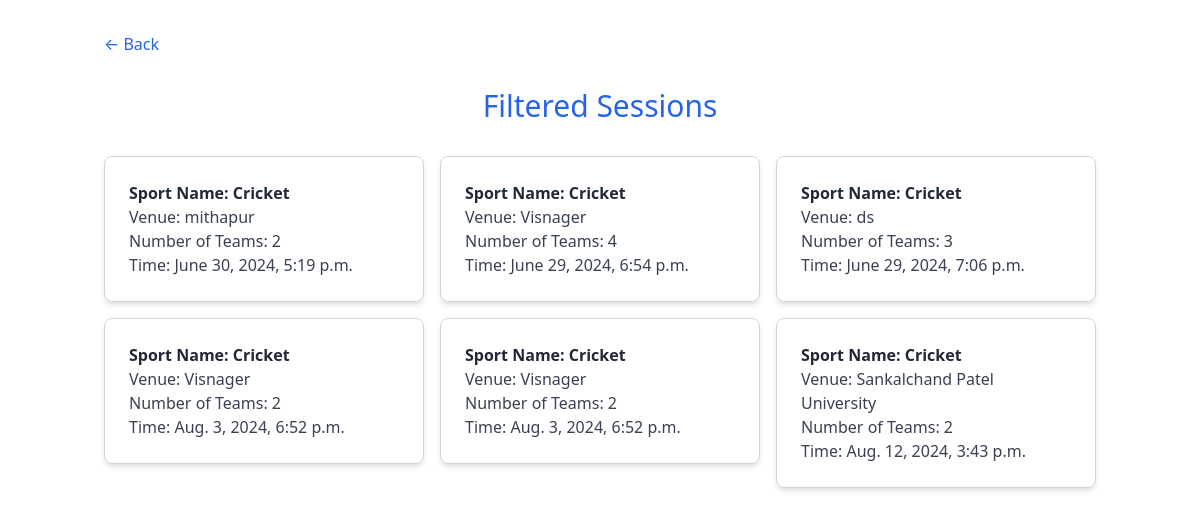
Screenshot of /filtered_sessions/1/ (signed in) with the database file from the repository.
### authentication/models.py (models this page shows, shortened)
class Session(models.Model):
    sport_name = models.CharField(max_length=100)
    venue = models.CharField(max_length=100)
    number_of_teams = models.IntegerField()
    time = models.DateTimeField()

### authentication/views.py (the view)
    def _wrapped_view(request, *args, **kwargs):
        if not request.user.is_authenticated:
            messages.info(request, "Please sign in to access this page.")
            return redirect(settings.LOGIN_URL)
        return view_func(request, *args, **kwargs)

### authentication/views.py (called while the page is built)
def login_required(view_func):
    def _wrapped_view(request, *args, **kwargs):
        if not request.user.is_authenticated:
            messages.info(request, "Please sign in to access this page.")
            return redirect(settings.LOGIN_URL)
        return view_func(request, *args, **kwargs)
    return _wrapped_view

@login_required
def filtered_sessions(request, sport_id):
    try:
        sport = Sport.objects.get(id=sport_id)
        sessions = Session.objects.filter(sport_name=sport.sport_name)
        return render(request, 'filtered_sessions.html', {'sessions': sessions})
    except Sport.DoesNotExist:
        return render(request, 'filtered_sessions.html', {'sessions': None})

### templates/filtered_sessions.html (shortened to what this page needs)
<!DOCTYPE html>
<html lang="en">
  <head>
    <link
      href="https://cdn.jsdelivr.net/npm/tailwindcss@2.2.19/dist/tailwind.min.css"
      rel="stylesheet" />
  </head>
  <body class="bg-white text-gray-900">
    <div class="container mx-auto px-4 py-8">
      <a href="/player" class="text-blue-600 hover:underline">&larr; Back</a>
      <h1 class="text-3xl text-center text-blue-600 mt-8">Filtered Sessions</h1>
      <div class="mt-8">
        {% if sessions %}
        <ul class="grid grid-cols-1 gap-4 md:grid-cols-2 lg:grid-cols-3">
          {% for session in sessions %}
          <li>
            <div class="bg-white shadow-md rounded-lg p-6 border border-gray-300">
              <p class="font-bold text-gray-800">Sport Name: {{ session.sport_name }}</p>
              <p class="text-gray-700">Venue: {{ session.venue }}</p>
              <p class="text-gray-700">Number of Teams: {{ session.number_of_teams }}</p>
              <p class="text-gray-700">Time: {{ session.time }}</p>
            </div>
          </li>
          {% endfor %}
        </ul>
        {% else %}
        <p class="text-center text-gray-800 mt-4">No sessions found for the selected sport.</p>
        {% endif %}
      </div>
    </div>
  </body>
</html>

### rows the page displays
Session: sport_name "Cricket", venue "mithapur", number_of_teams "2", time "June 30, 2024, 5:19 p.m."
Session: sport_name "Cricket", venue "Visnager", number_of_teams "4", time "June 29, 2024, 6:54 p.m."
Session: sport_name "Cricket", venue "ds", number_of_teams "3", time "June 29, 2024, 7:06 p.m."
Session: sport_name "Cricket", venue "Visnager", number_of_teams "2", time "Aug. 3, 2024, 6:52 p.m."
Session: sport_name "Cricket", venue "Visnager", number_of_teams "2", time "Aug. 3, 2024, 6:52 p.m."
Session: sport_name "Cricket", venue "Sankalchand Patel University", number_of_teams "2", time "Aug. 12, 2024, 3:43 p.m."
